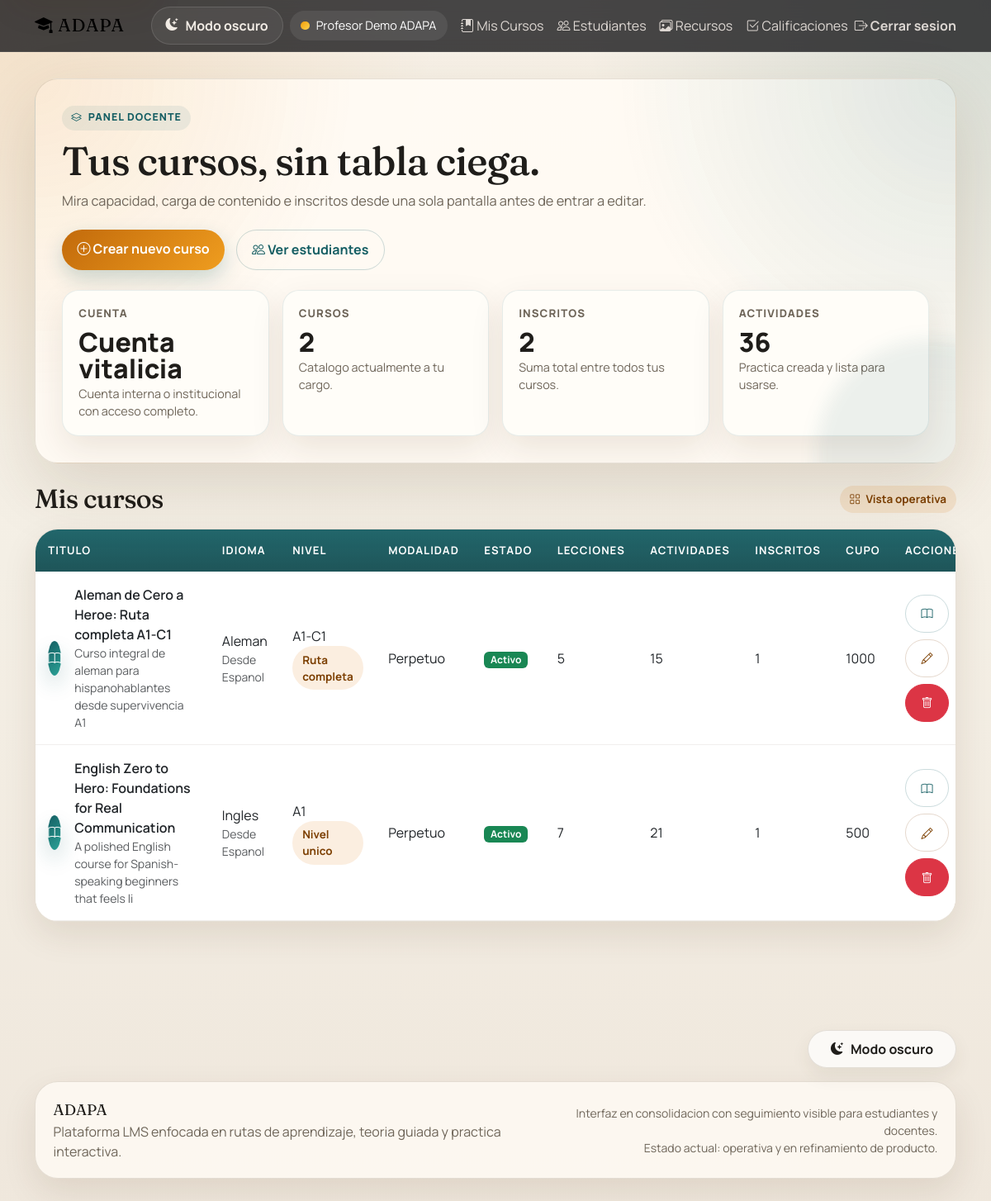
/profesor/cursos (signed in), run on the app's committed database.
### tables this page shows
CREATE TABLE `cursos` (
  `id` int(11) NOT NULL AUTO_INCREMENT,
  `instancia_id` int(11) NOT NULL,
  `plantilla_pensum_id` int(11) DEFAULT NULL,
  `creado_por` int(11) NOT NULL,
  `titulo` varchar(255) NOT NULL,
  `descripcion` text DEFAULT NULL,
  `idioma` enum('ingles','frances','aleman') NOT NULL,
  `idioma_objetivo` varchar(32) DEFAULT NULL,
  `idioma_ensenanza` varchar(32) NOT NULL DEFAULT 'espanol',
  `portada_media_id` int(11) DEFAULT NULL,
  `nivel_cefr_desde` enum('A1','A2','B1','B2','C1','C2') DEFAULT NULL,
  `nivel_cefr_hasta` enum('A1','A2','B1','B2','C1','C2') DEFAULT NULL,
  `nivel_cefr` enum('A1','A2','B1','B2','C1','C2') NOT NULL,
  `modalidad` enum('perpetuo','ciclo') NOT NULL,
  `fecha_inicio` date DEFAULT NULL,
  `fecha_fin` date DEFAULT NULL,
  `duracion_semanas` int(11) DEFAULT NULL,
  `es_publico` tinyint(1) NOT NULL DEFAULT 0,
  `requiere_codigo` tinyint(1) NOT NULL DEFAULT 0,
  `codigo_acceso` varchar(255) DEFAULT NULL,
  `tipo_codigo` enum('unico_curso','por_estudiante','combo_grupo') DEFAULT NULL,
  `inscripcion_abierta` tinyint(1) NOT NULL DEFAULT 1,
  `fecha_cierre_inscripcion` date DEFAULT NULL,
  `max_estudiantes` int(11) NOT NULL DEFAULT 0,
  `estado` enum('preparacion','activo','pausado','finalizado','archivado') NOT NULL DEFAULT 'preparacion',
  `notificar_profesor_completada` tinyint(1) NOT NULL DEFAULT 1,
  `notificar_profesor_atascado` tinyint(1) NOT NULL DEFAULT 1,
  `fecha_creacion` timestamp NOT NULL DEFAULT current_timestamp(),
  `fecha_modificacion` timestamp NOT NULL DEFAULT current_timestamp() ON UPDATE current_timestamp(),
  PRIMARY KEY (`id`),
  KEY `instancia_id` (`instancia_id`),
  KEY `plantilla_pensum_id` (`plantilla_pensum_id`),
  KEY `creado_por` (`creado_por`),
  KEY `estado` (`estado`),
  KEY `idioma_nivel` (`idioma`,`nivel_cefr`),
  KEY `idx_cursos_publicos` (`es_publico`,`estado`),
  KEY `fk_cursos_portada_media` (`portada_media_id`),
  CONSTRAINT `cursos_ibfk_1` FOREIGN KEY (`instancia_id`) REFERENCES `instancias` (`id`),
  CONSTRAINT `cursos_ibfk_2` FOREIGN KEY (`plantilla_pensum_id`) REFERENCES `plantillas_pensum` (`id`),
  CONSTRAINT `cursos_ibfk_3` FOREIGN KEY (`creado_por`) REFERENCES `usuarios` (`id`),
  CONSTRAINT `fk_cursos_portada_media` FOREIGN KEY (`portada_media_id`) REFERENCES `media_recursos` (`id`) ON DELETE SET NULL
);

### views/profesor/cursos/index.php (the view, shortened to what the rows shown need)
<?php
function getEstadoColor($estado) {
    switch ($estado) {
        case 'activo': return 'success';
    }
}
require_once __DIR__ . '/../../../models/Curso.php';
?>
<?php require_once __DIR__ . '/../../partials/header.php'; ?>
<div class="container">
    <section class="page-hero mb-4">
        <span class="eyebrow"><i class="bi bi-layers"></i> Panel docente</span>
        <h1 class="page-title">Tus cursos, sin tabla ciega.</h1>
        <p class="page-subtitle">
            Mira capacidad, carga de contenido e inscritos desde una sola pantalla antes de entrar a editar.
        </p>
        <div class="hero-actions">
            <a href="<?php echo url('/profesor/cursos/create'); ?>" class="btn btn-success">
                <i class="bi bi-plus-circle"></i> Crear nuevo curso
            </a>
            <a href="<?php echo url('/profesor/estudiantes'); ?>" class="btn btn-outline-primary">
                <i class="bi bi-people"></i> Ver estudiantes
            </a>
        </div>
        <div class="metric-grid">
            <div class="metric-card">
                <div class="metric-label">Cuenta</div>
                <div class="metric-value"><?php echo htmlspecialchars($planUso['plan_label'] ?? 'Plan gratuito'); ?></div>
                <div class="metric-note"><?php echo !empty($planUso['is_official']) ? 'Cuenta interna o institucional con acceso completo.' : 'Estado actual de tu cuenta docente.'; ?></div>
            </div>
            <div class="metric-card">
                <div class="metric-label">Cursos</div>
                <div class="metric-value"><?php echo count($cursos); ?></div>
                <div class="metric-note">Catalogo actualmente a tu cargo.</div>
            </div>
            <div class="metric-card">
                <div class="metric-label">Inscritos</div>
                <div class="metric-value"><?php echo array_reduce($cursos, fn($carry, $curso) => $carry + (int) ($curso->total_estudiantes ?? 0), 0); ?></div>
                <div class="metric-note">Suma total entre todos tus cursos.</div>
            </div>
            <div class="metric-card">
                <div class="metric-label">Actividades</div>
                <div class="metric-value"><?php echo array_reduce($cursos, fn($carry, $curso) => $carry + (int) ($curso->total_actividades ?? 0), 0); ?></div>
                <div class="metric-note">Practica creada y lista para usarse.</div>
            </div>
        </div>
    </section>
    <section>
        <div class="section-title">
            <h2>Mis cursos</h2>
            <span class="soft-badge"><i class="bi bi-grid"></i> Vista operativa</span>
        </div>
        <div class="data-table-shell">
            <div class="table-responsive">
                <table class="table table-hover align-middle">
                    <thead>
                        <tr>
                            <th>Titulo</th>
                            <th>Idioma</th>
                            <th>Nivel</th>
                            <th>Modalidad</th>
                            <th>Estado</th>
                            <th>Lecciones</th>
                            <th>Actividades</th>
                            <th>Inscritos</th>
                            <th>Cupo</th>
                            <th>Acciones</th>
                        </tr>
                    </thead>
                    <tbody>
                        <?php if (empty($cursos)): ?>
                            <tr>
                                <td colspan="10" class="text-center py-5">No tienes cursos creados aun.</td>
                            </tr>
                        <?php else: ?>
                            <?php foreach ($cursos as $curso): ?>
                                <?php
                                $idiomaObjetivo = $curso->idioma_objetivo ?? $curso->idioma ?? '';
                                $idiomaEnsenanza = $curso->idioma_ensenanza ?? 'espanol';
                                ?>
                                <tr>
                                    <td>
                                        <div class="d-flex align-items-center gap-3">
                                            <?php if (!empty($curso->portada_url)): ?>
                                                <img src="<?php echo htmlspecialchars(url('/' . ltrim($curso->portada_url, '/'))); ?>" alt="<?php echo htmlspecialchars($curso->portada_alt ?: $curso->titulo); ?>" class="course-thumb-sm">
                                            <?php else: ?>
                                                <span class="avatar-token"><i class="bi bi-book"></i></span>
                                            <?php endif; ?>
                                            <div>
                                                <div class="fw-semibold"><?php echo htmlspecialchars($curso->titulo); ?></div>
                                                <div class="small text-muted"><?php echo htmlspecialchars($curso->descripcion ? substr($curso->descripcion, 0, 70) : 'Sin descripcion'); ?></div>
                                            </div>
                                        </div>
                                    </td>
                                    <td>
                                        <?php echo ucfirst($idiomaObjetivo); ?>
                                        <div class="small text-muted">Desde <?php echo ucfirst($idiomaEnsenanza); ?></div>
                                    </td>
                                    <td>
                                        <div><?php echo htmlspecialchars(Curso::formatearRangoNivel($curso)); ?></div>
                                        <span class="soft-badge <?php echo Curso::esRutaCompleta($curso) ? 'badge-accent' : ''; ?>">
                                            <?php echo htmlspecialchars(Curso::obtenerEtiquetaNivel($curso)); ?>
                                        </span>
                                    </td>
                                    <td><?php echo ucfirst($curso->modalidad); ?></td>
                                    <td><span class="badge bg-<?php echo getEstadoColor($curso->estado); ?>"><?php echo ucfirst($curso->estado); ?></span></td>
                                    <td><?php echo (int) ($curso->total_lecciones ?? 0); ?></td>
                                    <td><?php echo (int) ($curso->total_actividades ?? 0); ?></td>
                                    <td><?php echo (int) ($curso->total_estudiantes ?? 0); ?></td>
                                    <td><?php echo (int) $curso->max_estudiantes; ?></td>
                                    <td>
                                        <div class="d-flex gap-2 flex-wrap">
                                            <a href="<?php echo url('/profesor/cursos/' . $curso->id . '/lecciones'); ?>" class="btn btn-sm btn-outline-primary" title="Ver lecciones">
                                                <i class="bi bi-book"></i>
                                            </a>
                                            <a href="<?php echo url('/profesor/cursos/edit/' . $curso->id); ?>" class="btn btn-sm btn-outline-secondary" title="Editar curso">
                                                <i class="bi bi-pencil"></i>
                                            </a>
                                            <form method="POST" action="<?php echo url('/profesor/cursos/delete/' . $curso->id); ?>" class="d-inline" onsubmit="return confirm('Estas seguro de eliminar este curso?');">
                                                <button type="submit" class="btn btn-sm btn-danger" title="Eliminar curso">
                                                    <i class="bi bi-trash"></i>
                                                </button>
                                            </form>
                                        </div>
                                    </td>
                                </tr>
                            <?php endforeach; ?>
                        <?php endif; ?>
                    </tbody>
                </table>
            </div>
        </div>
    </section>
</div>
<?php require_once __DIR__ . '/../../partials/footer.php'; ?>

### core/Router.php (shortened to what the rows shown need)
<?php
class Router {
    private $routes = [];
    private $basePath;
    public function __construct() {
        $this->basePath = BASE_URL;
    }
    public function add($method, $route, $controller, $action) {
        $this->routes[$method][$route] = ['controller' => $controller, 'action' => $action];
    }
    public function dispatch($uri, $method) {
        $uri = $this->removeBasePath($uri);
        foreach ($this->routes[$method] as $route => $routeInfo) {
            $pattern = preg_replace('/\{[^}]+\}/', '([^/]+)', $route);
            $pattern = '#^' . $pattern . '$#';
            if (preg_match($pattern, $uri, $matches)) {
                array_shift($matches);
                $action = $routeInfo['action'];
                $controllerInstance = new $controllerClass();
                if (method_exists($controllerInstance, $action)) {
                    call_user_func_array([$controllerInstance, $action], $matches);
                } else {
                    http_response_code(404);
                    echo "404 Method Not Found";
                }
                return;
            }
        }
    }
    private function removeBasePath($uri) {
        if (strpos($uri, $this->basePath) === 0) {
            $uri = substr($uri, strlen($this->basePath));
        }
        return $uri;
    }
}

### data on the page
cursos: titulo "Aleman de Cero a Heroe: Ruta completa A1-C1", descripcion "Curso integral de aleman para hispanohablantes desde supervivencia A1", idioma_objetivo "Aleman", idioma_ensenanza "Espanol", Curso::formatearRangoNivel($curso) "A1-C1", Curso::obtenerEtiquetaNivel($curso) "Ruta completa", modalidad "Perpetuo", estado "Activo", total_lecciones "5", total_actividades "15", total_estudiantes "1", max_estudiantes "1000"
cursos: titulo "English Zero to Hero: Foundations for Real Communication", descripcion "A polished English course for Spanish-speaking beginners that feels li", idioma_objetivo "Ingles", idioma_ensenanza "Espanol", nivel_cefr_desde "A1", Curso::obtenerEtiquetaNivel($curso) "Nivel unico", modalidad "Perpetuo", estado "Activo", total_lecciones "7", total_actividades "21", total_estudiantes "1", max_estudiantes "500"

### other printed values
$planUso['plan_label'] "Cuenta vitalicia"
count($cursos) "2"
